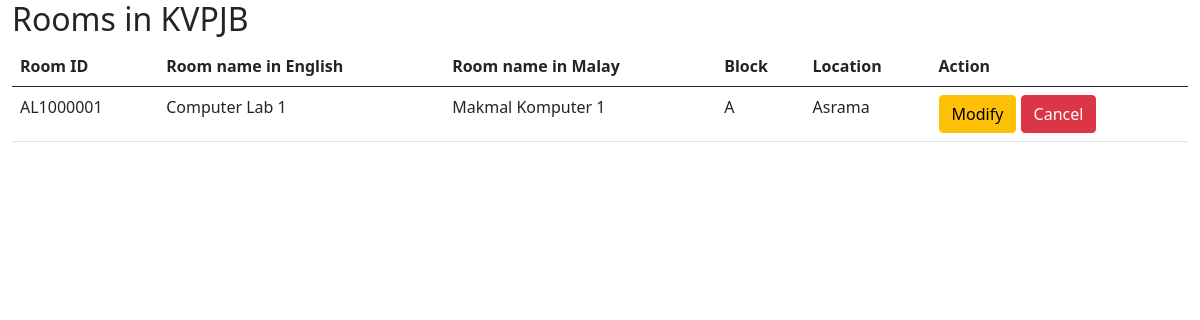
The app's page /Rooms/roomlist.php with its own data.
### tables this page shows
CREATE TABLE `rooms` (
  `r_roomID` varchar(10) NOT NULL,
  `r_assetID` varchar(10) DEFAULT NULL,
  `PIC` varchar(12) DEFAULT NULL,
  `r_nameBI` varchar(50) NOT NULL,
  `r_nameBM` varchar(50) NOT NULL,
  `blok` varchar(2) DEFAULT NULL,
  `location` varchar(1) DEFAULT NULL CHECK (`location` > 0 and `location` < 4)
);

### Rooms/roomlist.php (the view, shortened to what this page needs)
<?php
include ('dbconnect.php');
$sql = "SELECT * FROM rooms
        LEFT JOIN assets
        ON rooms.r_assetID = assets.a_assetID";
$result = mysqli_query($conn, $sql);
?>
<!DOCTYPE html>
<html lang="en">
<head>
    <link href="https://cdn.jsdelivr.net/npm/bootstrap@5.0.0-beta1/dist/css/bootstrap.min.css" rel="stylesheet">
</head>
<body>
<div class="container-fluid">
    <h2>Rooms in KVPJB</h2>
        <table class="table table-hover">
            <thead>
                <tr>
                    <th>Room ID</th>
                    <th>Room name in English</th>
                    <th>Room name in Malay</th>
                    <th>Block</th>
                    <th>Location</th>
                    <th>Action</th>
                </tr>
            </thead>
            <tbody>
                <?php
                    while($row = mysqli_fetch_array($result))
                    {
                        echo "<tr>";
                            echo "<td>".$row['r_roomID']."</td>";
                            echo "<td>".$row['r_nameBI']."</td>";
                            echo "<td>".$row['r_nameBM']."</td>";
                            echo "<td>".$row['blok']."</td>";
                            if($row['location'] =='1')
                            {
                                echo "<td>Asrama</td>";
                            }
                            else
                            {
                                echo "<td>Kolej</td>";
                            }
                            echo "<td>";
                                echo "<a href = 'roommodify.php?id=".$row['r_roomID']."' class = 'btn btn-warning'>Modify</a>&nbsp";
                                echo "<a href = 'roomcancel.php?id=".$row['r_roomID']."' class = 'btn btn-danger'>Cancel</a>";
                            echo "</td>";
                        echo "</tr>";
                    }
                ?>
             </tbody>
        </table>
    </div>
</body>
</html>

### records on screen
rooms: r_roomID "AL1000001", r_nameBI "Computer Lab 1", r_nameBM "Makmal Komputer 1", blok "A", location "Asrama"
